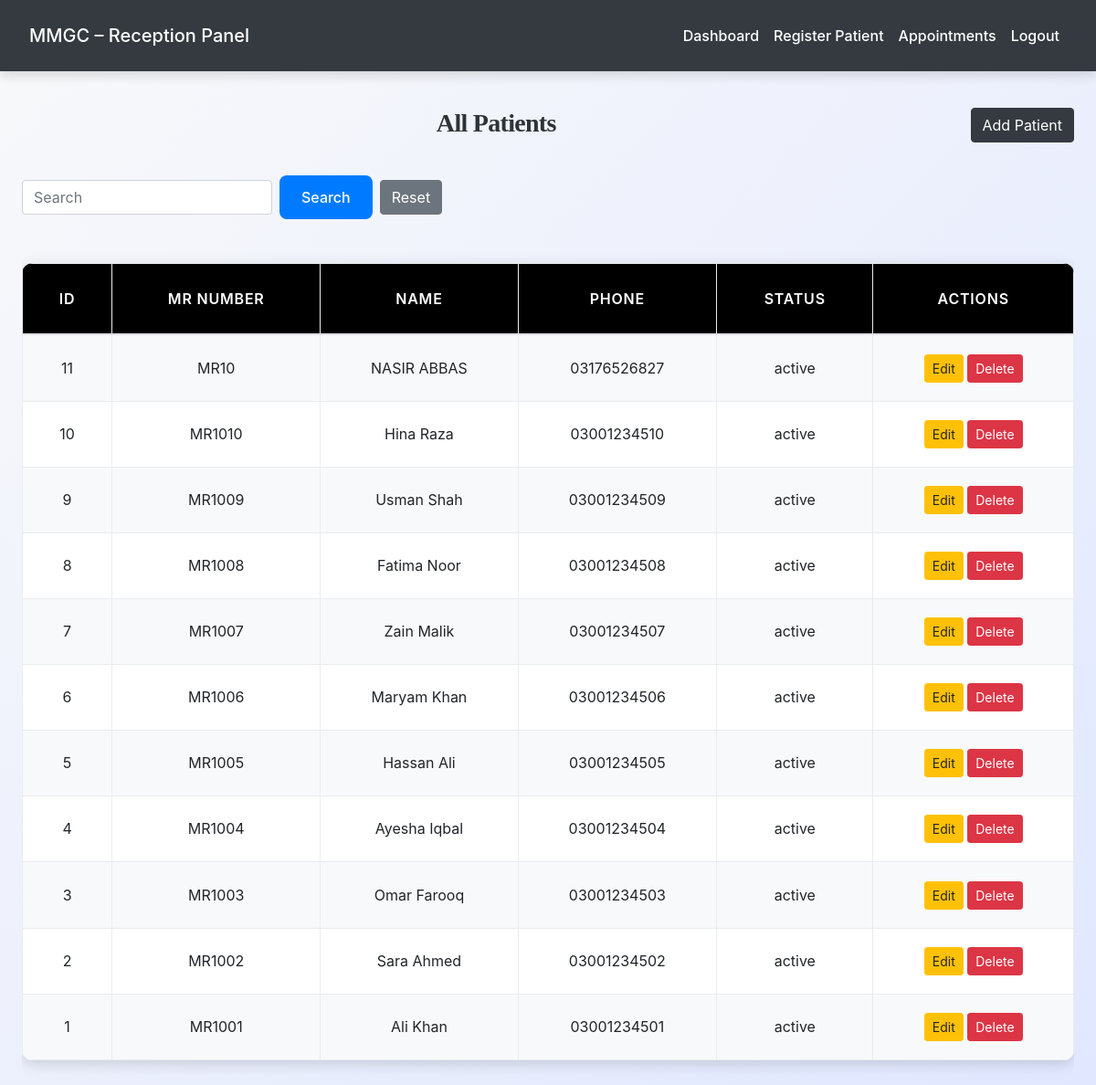
Screenshot of /reception/reception_view_patients.php (signed in) with the database file from the repository.
### tables this page shows
CREATE TABLE `patients` (
  `id` int(11) NOT NULL,
  `mr_number` varchar(20) NOT NULL,
  `name` varchar(100) NOT NULL,
  `email` varchar(100) DEFAULT NULL,
  `phone` varchar(15) NOT NULL,
  `password` varchar(255) DEFAULT NULL,
  `date_of_birth` date DEFAULT NULL,
  `gender` enum('male','female','other') DEFAULT NULL,
  `blood_group` varchar(5) DEFAULT NULL,
  `address` text DEFAULT NULL,
  `guardian_name` varchar(100) DEFAULT NULL,
  `guardian_phone` varchar(15) DEFAULT NULL,
  `registration_date` date DEFAULT curdate(),
  `status` enum('active','inactive') DEFAULT 'active',
  `created_at` timestamp NOT NULL DEFAULT current_timestamp()
);

### reception/reception_view_patients.php (the view, shortened to what this page needs)
<?php
require_once('../config.php');
$query = "SELECT * FROM patients";
$query .= " ORDER BY id DESC";
$res = $conn->query($query);
?>
<!DOCTYPE html>
<html>
<head>
    <link rel="stylesheet" href="https://stackpath.bootstrapcdn.com/bootstrap/4.5.2/css/bootstrap.min.css">
    <link rel="stylesheet" href="../css/style.css">
</head>
<body>
<?php include('navbar.php'); ?>
<div class="container mt-4">
    <a href="reception_add_patient.php" class="btn btn-dark float-right">Add Patient</a>
    <h3>All Patients</h3>
    <form method="GET" class="form-inline mb-3">
        <input type="text" name="search" class="form-control mr-2" placeholder="Search">
        <button class="btn btn-primary">Search</button>
        <a href="reception_view_patients.php" class="btn btn-secondary ml-2">Reset</a>
    </form>
    <div class="table-responsive">
        <table class="table table-bordered table-hover">
            <thead>
                <tr>
                    <th>ID</th>
                    <th>MR Number</th>
                    <th>Name</th>
                    <th>Phone</th>
                    <th>Status</th>
                    <th>Actions</th>
                </tr>
            </thead>
            <tbody>
            <?php
            if($res->num_rows > 0){
                while($row = $res->fetch_assoc()){
                    echo "<tr>
                        <td>{$row['id']}</td>
                        <td>{$row['mr_number']}</td>
                        <td>{$row['name']}</td>
                        <td>{$row['phone']}</td>
                        <td>{$row['status']}</td>
                        <td>
                            <a href='reception_edit_patient.php?id={$row['id']}' class='btn btn-warning btn-sm'>Edit</a>
                            <a href='?delete_id={$row['id']}' onclick=\"return confirm('Delete this patient?');\" class='btn btn-danger btn-sm'>Delete</a>
                        </td>
                    </tr>";
                }
            } else {
                echo "<tr><td colspan='6' class='text-center'>No patients found</td></tr>";
            }
            ?>
            </tbody>
        </table>
    </div>
</div>
</body>
</html>

### css/style.css (style rules this page uses)
:root { --primary: #007bff; --secondary: #6c757d; --success: #28a745; --info: #17a2b8; --warning: #ffc107; --danger: #dc3545; --light: #f8f9fa; --dark: #2d3436; --accent: #ff6f61; --highlight: #6f42c1; --shadow: rgba(0, 0, 0, 0.15); --transition: all 0.3s ease-in-out; }
body { font-family: 'Inter', 'Segoe UI', Tahoma, Geneva, Verdana, sans-serif; background: linear-gradient(135deg, var(--light) 0%, #e0e7ff 100%); color: var(--dark); line-height: 1.8; margin: 0; padding: 0; min-height: 100vh; font-size: 16px; }
h1, h2, h3, h4 { text-align: center; margin: 2.5rem 0; font-family: 'Georgia', 'Times New Roman', serif; color: var(--dark); font-weight: 700; letter-spacing: -0.025em; }
h3 { font-size: 1.75rem; }
.container { max-width: 1200px; margin: 0 auto 3rem; padding: 0 1.5rem; }
.table { width: 100%; border-collapse: collapse; margin: 2rem 0; font-size: 1rem; background-color: #ffffff; border-radius: 12px; overflow: hidden; box-shadow: 0 4px 16px var(--shadow); transition: var(--transition); }
.table th, .table td { padding: 1.25rem; border: 1px solid #e9ecef; text-align: center; vertical-align: middle; }
.table thead th { background-color: rgb(0, 0, 0); color: white; font-weight: 600; text-transform: uppercase; letter-spacing: 0.05em; padding: 1.5rem; }
.table tbody tr { transition: var(--transition); }
.table tbody tr:nth-child(odd) { background-color: var(--light); }
.btn-primary { background-color: var(--primary); color: #fff; border: none; border-radius: 8px; padding: 0.75rem 1.5rem; font-size: 1rem; font-weight: 500; cursor: pointer; transition: var(--transition); display: inline-flex; align-items: center; justify-content: center; }
a { color: var(--primary); text-decoration: none; font-weight: 500; transition: var(--transition); }

### rows the page displays
patients: id "11", mr_number "MR10", name "NASIR ABBAS", phone "03176526827", status "active"
patients: id "10", mr_number "MR1010", name "Hina Raza", phone "03001234510", status "active"
patients: id "9", mr_number "MR1009", name "Usman Shah", phone "03001234509", status "active"
patients: id "8", mr_number "MR1008", name "Fatima Noor", phone "03001234508", status "active"
patients: id "7", mr_number "MR1007", name "Zain Malik", phone "03001234507", status "active"
patients: id "6", mr_number "MR1006", name "Maryam Khan", phone "03001234506", status "active"
patients: id "5", mr_number "MR1005", name "Hassan Ali", phone "03001234505", status "active"
patients: id "4", mr_number "MR1004", name "Ayesha Iqbal", phone "03001234504", status "active"
patients: id "3", mr_number "MR1003", name "Omar Farooq", phone "03001234503", status "active"
patients: id "2", mr_number "MR1002", name "Sara Ahmed", phone "03001234502", status "active"
patients: id "1", mr_number "MR1001", name "Ali Khan", phone "03001234501", status "active"
